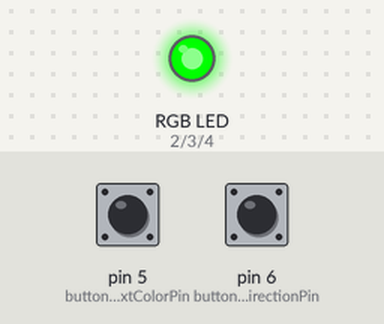
Simulated run of this program. Board: Arduino Uno, built with avr-gcc and run on an emulated ATmega328P. Parts: an RGB LED mixed from three pins (HIGH = lit). Inputs (shaded band) come from the test bench; at power-on: pin 5 (buttonNextColorPin) LOW, pin 6 (buttonChangeDirectionPin) LOW.

Above: at 1.2 s.
1.3 s: pin 5 (buttonNextColorPin) pulled HIGH for 0.15 s
At 2.5 s:
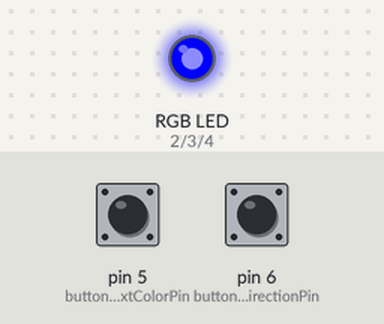
2.9 s: pin 5 (buttonNextColorPin) pulled HIGH for 1 s
At 3.9 s:
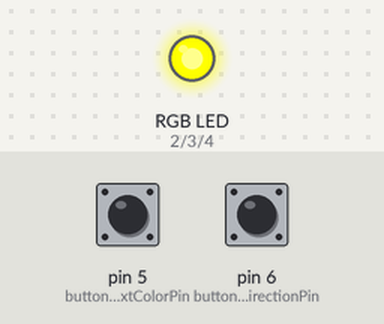
5.4 s: pin 5 (buttonNextColorPin) pulled HIGH for 0.15 s
At 5.8 s:
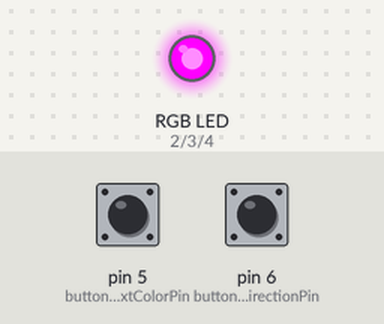
7.0 s: pin 5 (buttonNextColorPin) pulled HIGH for 3.2 s
At 8.3 s:
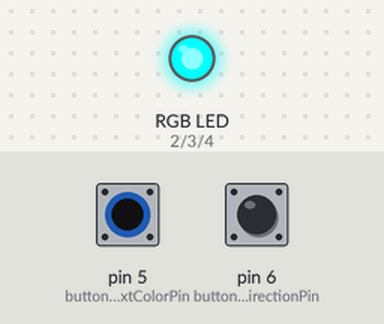
11.7 s: pin 5 (buttonNextColorPin) pulsed HIGH 5 times (0.12 s each, 0.3 s apart)
At 13.6 s:
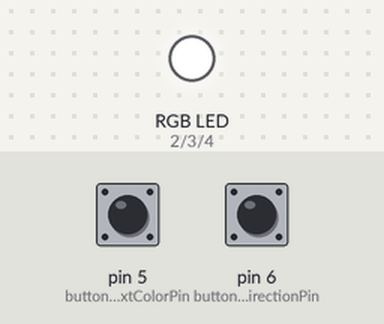
Timing chart, 0 to 15.1 s (numbered marks = the images above; inputs shaded):
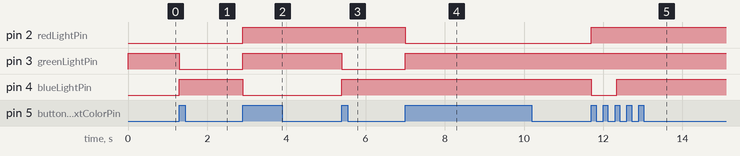

The program:

main.cpp
```cpp
#include <Arduino.h>

const int redLightPin = 2;
const int greenLightPin = 3;
const int blueLightPin = 4;
const int buttonNextColorPin = 5;
const int buttonChangeDirectionPin = 6;

int buttonNextColorState = LOW;
int lastButtonNextColorState = LOW;

int buttonChangeDirectionState = LOW;
int lastButtonChangeDirectionState = LOW;

unsigned long timeNow = 0;

int currentColorIndex = 0;

bool currentColorChangeDirectionIsDown = true;

class RgbColor
{
public:
  int red = 0, green = 0, blue = 0;

  RgbColor(int redValue = 0, int greenValue = 0, int blueValue = 0)
  {
    red = redValue;
    green = greenValue;
    blue = blueValue;
  }
};

RgbColor colors[7] = {
    RgbColor(0, 255, 0),
    RgbColor(0, 0, 255),
    RgbColor(255, 255, 125),
    RgbColor(255, 0, 255),
    RgbColor(0, 255, 255),
    RgbColor(255, 255, 0),
    RgbColor(255, 255, 255)
};

void apply_RGB_color(RgbColor color)
{
  analogWrite(redLightPin, color.red);
  analogWrite(greenLightPin, color.green);
  analogWrite(blueLightPin, color.blue);
}

void applyCurrentColor()
{
  apply_RGB_color(colors[currentColorIndex]);
}

void setup()
{
  pinMode(redLightPin, OUTPUT);
  pinMode(greenLightPin, OUTPUT);
  pinMode(blueLightPin, OUTPUT);
  pinMode(buttonNextColorPin, INPUT);
  pinMode(buttonChangeDirectionPin, INPUT);

  applyCurrentColor();

  Serial.begin(9600);
}

void goToNextColor()
{
  int lastIndex = (sizeof(colors) / sizeof(colors[0])) - 1;

  if (currentColorChangeDirectionIsDown)
  {
    if (currentColorIndex + 1 > lastIndex) {
      currentColorIndex = 0;

    } else {
      currentColorIndex++;
    }
  }
  else
  {
    if (currentColorIndex - 1 < 0) {
      currentColorIndex = lastIndex;
    } else {
      currentColorIndex--;
    }
  }

  applyCurrentColor();
}

void loop()
{
  timeNow = millis();
  buttonNextColorState = digitalRead(buttonNextColorPin);
  buttonChangeDirectionState = digitalRead(buttonChangeDirectionPin);

  if (buttonNextColorState != lastButtonNextColorState)
  {
    if (buttonNextColorState == HIGH)
    {
      goToNextColor();
    }

    while (millis() < timeNow + 50)
    {
      //
    }
  }

  if (buttonChangeDirectionState != lastButtonChangeDirectionState)
  {
    if (buttonChangeDirectionState == HIGH)
    {
      currentColorChangeDirectionIsDown = !currentColorChangeDirectionIsDown;
    }

    while (millis() < timeNow + 50)
    {
      //
    }
  }

  lastButtonNextColorState = buttonNextColorState;
  lastButtonChangeDirectionState = buttonChangeDirectionState;
}
```

RgbColor.cpp
```cpp

```

Measured:
- after the input at 1.3 s, pin 3 (greenLightPin): HIGH → LOW at once; pin 4 (blueLightPin): LOW → HIGH at once
- after the input at 2.9 s, pin 2 (redLightPin), pin 3 (greenLightPin): LOW → HIGH at once; pin 4 (blueLightPin): HIGH → LOW at once
- after the input at 5.4 s, pin 3 (greenLightPin): HIGH → LOW at once; pin 4 (blueLightPin): LOW → HIGH at once
- after the input at 7.0 s, pin 2 (redLightPin): HIGH → LOW at once; pin 3 (greenLightPin): LOW → HIGH at once
- after the input at 11.7 s, pin 2 (redLightPin): LOW → HIGH at once; pin 4 (blueLightPin): HIGH → LOW at once, → HIGH 0.64 s later
